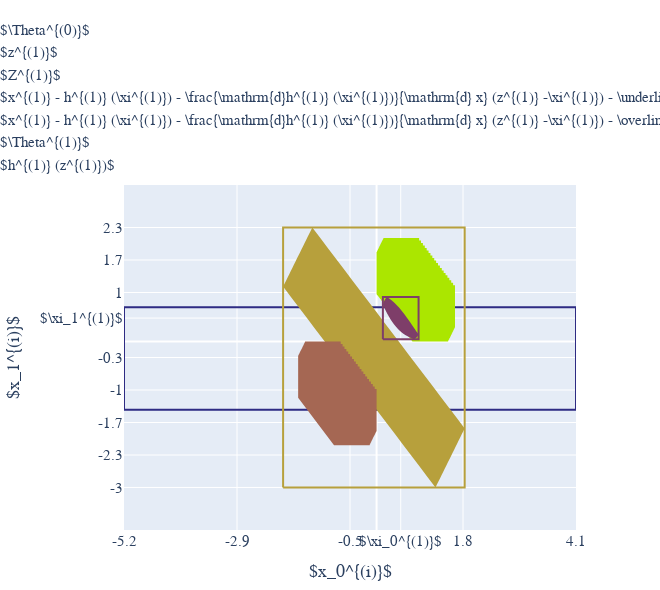

Notebook source saved alongside this figure:
### Markdown cell above
## Visualize Linear Inclusion with discretizations

### Code cell
fig_linear_inclusion = go.Figure()
fig_linear_inclusion.add_trace(
    go.Scatter(
        x=theta_0[0],
        y=theta_0[1],
        mode="lines",
        name=r"$\Theta^{(0)}$",
        marker_color=color_blind_seque[0],
    )
)
fig_linear_inclusion.add_trace(
    go.Scatter(
        x=z_1[0],
        y=z_1[1],
        mode="none",
        name=r"$z^{(1)}$",
        fill="toself",
        fillcolor=color_blind_seque[3],
    )
)
fig_linear_inclusion.add_trace(
    go.Scatter(
        x=(z_0_1.inf, z_0_1.inf, z_0_1.sup, z_0_1.sup, z_0_1.inf),
        y=(z_1_1.inf, z_1_1.sup, z_1_1.sup, z_1_1.inf, z_1_1.inf),
        mode="lines",
        name=r"$Z^{(1)}$",
        marker_color=color_blind_seque[3],
    )
)
fig_linear_inclusion.add_trace(
    go.Scatter(
        x=lower_linear_1[0],
        y=lower_linear_1[1],
        mode="none",
        name=(
            r"$x^{(1)} - h^{(1)} (\xi^{(1)}) - \frac{\mathrm{d}"
            r"h^{(1)} (\xi^{(1)})}{\mathrm{d} x} (z^{(1)} -"
            r"\xi^{(1)}) - \underline{r}^{(1)}$"
        ),
        fill="toself",
        fillcolor=color_blind_seque[4],
    )
)
fig_linear_inclusion.add_trace(
    go.Scatter(
        x=upper_linear_1[0],
        y=upper_linear_1[1],
        mode="none",
        name=(
            r"$x^{(1)} - h^{(1)} (\xi^{(1)}) - \frac{\mathrm{d}"
            r"h^{(1)} (\xi^{(1)})}{\mathrm{d} x} (z^{(1)} -"
            r"\xi^{(1)}) - \overline{r}^{(1)}$"
        ),
        fill="toself",
        fillcolor=color_blind_seque[2],
    )
)
fig_linear_inclusion.add_trace(
    go.Scatter(
        x=theta_1[0],
        y=theta_1[1],
        mode="lines",
        name=r"$\Theta^{(1)}$",
        marker_color=color_blind_seque[1],
    )
)
fig_linear_inclusion.add_trace(
    go.Scatter(
        x=h_of_z_1[0],
        y=h_of_z_1[1],
        mode="none",
        name=r"$h^{(1)} (z^{(1)})$",
        fill="toself",
        fillcolor=color_blind_seque[1],
    )
)
ytick_vals = np.linspace(z_1[1].min(), z_1[1].max(), 9)
ytick_labels = list(ytick_vals.round(1))
ytick_labels[len(ytick_vals[ytick_vals < xi_1_1]) - 1] = r"$\xi_1^{(1)}$"
ytick_vals[len(ytick_vals[ytick_vals < xi_1_1]) - 1] = xi_1_1
xtick_vals = np.linspace(theta_0[0].min(), theta_0[0].max(), 5)
xtick_vals = np.insert(xtick_vals, len(xtick_vals[xtick_vals < xi_0_1]) + 1, xi_0_1)
xtick_labels = list(xtick_vals.round(1))
xtick_labels[np.where(xtick_vals == xi_0_1)[0][0]] = r"$\xi_0^{(1)}$"
fig_linear_inclusion.update_layout(
    width=660,
    height=590,
    **shared_layout,
    xaxis_title="$x_0^{(i)}$",
    yaxis_title="$x_1^{(i)}$",
    legend=dict(
        yanchor="top",
        y=1.5,
        xanchor="center",
        x=0.5,
        **common_font,
    ),
    **common_tlr_margin_for_layout,
    **common_bottom_axis_title_margins,
)
fig_linear_inclusion.update_xaxes(
    range=[theta_0[0].min(), theta_0[0].max()],
    constrain="domain",
    tickvals=xtick_vals,
    ticktext=xtick_labels,
)
fig_linear_inclusion.update_yaxes(
    **shared_ratio, tickvals=ytick_vals, ticktext=ytick_labels
)
fig_linear_inclusion.show()

### Figure 1 — Plotly figure (JSON) as saved in the notebook; plotly's stock layout.template omitted (floating-point values rounded to 4 significant figures; data arrays with more than 128 entries replaced by an {"elided": "..."} marker saying what was removed)
{"data": [{"marker": {"color": "#2e2b83"}, "mode": "lines", "name": "$\\Theta^{(0)}$", "x": [-5.161, -5.161, 4.075, 4.075, -5.161], "y": [-1.394, 0.6987, 0.6987, -1.394, -1.394], "type": "scatter"}, {"fill": "toself", "fillcolor": "#b7a03c", "mode": "none", "name": "$z^{(1)}$", "x": [1.8, 1.768, 1.737, 1.706, 1.674, 1.643, 1.612, 1.58, 1.549, 1.517, 1.486, 1.455, 1.423, 1.392, 1.36, 1.329, 1.298, 1.266, 1.235, 1.204, 1.04, 0.8758, 0.712, 0.5481, 0.3842, 0.2204, 0.0565, -0.1074, -0.2712, -0.4351, -0.599, -0.7628, -0.9267, -1.091, -1.254, -1.418, -1.582, -1.746, -1.91, -1.879, -1.847, -1.816, -1.784, -1.753, -1.722, -1.69, -1.659, -1.627, -1.596, -1.565, -1.533, -1.502, -1.471, -1.439, -1.408, -1.376, -1.345, -1.314, -1.15, -0.9859, -0.822, -0.6581, -0.4943, -0.3304, -0.1665, -0.002663, 0.1612, 0.3251, 0.4889, 0.6528, 0.8167, 0.9805, 1.144, 1.308, 1.472, 1.636, 1.8], "y": [-1.774, -1.837, -1.901, -1.965, -2.028, -2.092, -2.155, -2.219, -2.282, -2.346, -2.409, -2.473, -2.537, -2.6, -2.664, -2.727, -2.791, -2.854, -2.918, -2.981, -2.765, -2.549, -2.333, -2.117, -1.901, -1.685, -1.47, -1.254, -1.038, -0.8215, -0.6055, -0.3895, -0.1735, 0.04249, 0.2585, 0.4745, 0.6905, 0.9065, 1.122, 1.186, 1.25, 1.313, 1.377, 1.44, 1.504, 1.567, 1.631, 1.695, 1.758, 1.822, 1.885, 1.949, 2.012, 2.076, 2.139, 2.203, 2.267, 2.33, 2.114, 1.898, 1.682, 1.466, 1.25, 1.034, 0.8181, 0.6021, 0.3861, 0.1701, -0.0459, -0.2619, -0.4779, -0.6939, -0.9099, -1.126, -1.342, -1.558, -1.774], "type": "scatter"}, {"marker": {"color": "#b7a03c"}, "mode": "lines", "name": "$Z^{(1)}$", "x": [-1.91, -1.91, 1.8, 1.8, -1.91], "y": [-2.981, 2.33, 2.33, -2.981, -2.981], "type": "scatter"}, {"fill": "toself", "fillcolor": "#abe600", "mode": "none", "name": "$x^{(1)} - h^{(1)} (\\xi^{(1)}) - \\frac{\\mathrm{d}h^{(1)} (\\xi^{(1)})}{\\mathrm{d} x} (z^{(1)} -\\xi^{(1)}) - \\underline{r}^{(1)}$", "x": {"elided": "5929 float values"}, "y": {"elided": "5929 float values"}, "type": "scatter"}, {"fill": "toself", "fillcolor": "#a56753", "mode": "none", "name": "$x^{(1)} - h^{(1)} (\\xi^{(1)}) - \\frac{\\mathrm{d}h^{(1)} (\\xi^{(1)})}{\\mathrm{d} x} (z^{(1)} -\\xi^{(1)}) - \\overline{r}^{(1)}$", "x": {"elided": "5929 float values"}, "y": {"elided": "5929 float values"}, "type": "scatter"}, {"marker": {"color": "#7e3e69"}, "mode": "lines", "name": "$\\Theta^{(1)}$", "x": [0.129, 0.129, 0.8581, 0.8581, 0.129], "y": [0.04827, 0.9113, 0.9113, 0.04827, 0.04827], "type": "scatter"}, {"fill": "toself", "fillcolor": "#7e3e69", "mode": "none", "name": "$h^{(1)} (z^{(1)})$", "x": [0.8581, 0.8543, 0.8503, 0.8463, 0.8422, 0.8379, 0.8336, 0.8292, 0.8247, 0.8202, 0.8155, 0.8107, 0.8059, 0.8009, 0.7958, 0.7907, 0.7855, 0.7801, 0.7747, 0.7692, 0.7388, 0.706, 0.6708, 0.6337, 0.5949, 0.5549, 0.5141, 0.4732, 0.4326, 0.3929, 0.3546, 0.318, 0.2836, 0.2515, 0.2219, 0.1949, 0.1705, 0.1485, 0.129, 0.1326, 0.1362, 0.1399, 0.1438, 0.1477, 0.1517, 0.1557, 0.1599, 0.1642, 0.1685, 0.173, 0.1775, 0.1821, 0.1869, 0.1917, 0.1966, 0.2016, 0.2067, 0.2119, 0.2405, 0.2717, 0.3053, 0.3412, 0.3789, 0.4181, 0.4585, 0.4993, 0.5402, 0.5806, 0.6199, 0.6576, 0.6935, 0.7272, 0.7585, 0.7872, 0.8134, 0.837, 0.8581], "y": [0.1451, 0.1374, 0.13, 0.123, 0.1163, 0.1099, 0.1038, 0.09808, 0.0926, 0.08739, 0.08245, 0.07777, 0.07333, 0.06913, 0.06515, 0.06138, 0.05782, 0.05446, 0.05127, 0.04827, 0.05922, 0.07246, 0.08839, 0.1074, 0.1299, 0.1564, 0.187, 0.2221, 0.2616, 0.3054, 0.3531, 0.4038, 0.4567, 0.5106, 0.5643, 0.6164, 0.6661, 0.7123, 0.7544, 0.766, 0.7772, 0.788, 0.7985, 0.8085, 0.8181, 0.8274, 0.8363, 0.8448, 0.853, 0.8608, 0.8682, 0.8753, 0.8821, 0.8885, 0.8947, 0.9005, 0.9061, 0.9113, 0.8923, 0.8697, 0.8432, 0.8125, 0.7773, 0.7377, 0.6938, 0.6461, 0.5953, 0.5424, 0.4885, 0.4349, 0.3827, 0.3332, 0.287, 0.2449, 0.2072, 0.1739, 0.1451], "type": "scatter"}], "layout": {"font": {"family": "Serif", "size": 15}, "legend": {"font": {"family": "Serif", "size": 15}, "yanchor": "top", "y": 1.5, "xanchor": "center", "x": 0.5}, "margin": {"t": 15, "l": 63, "r": 63, "b": 52}, "width": 660, "height": 590, "autosize": false, "showlegend": true, "xaxis": {"title": {"text": "$x_0^{(i)}$"}, "range": [-5.161, 4.075], "constrain": "domain", "tickvals": [-5.161, -2.852, -0.543, 1.766, 0.4936, 4.075], "ticktext": [-5.2, -2.9, -0.5, 1.8, "$\\xi_0^{(1)}$", 4.1]}, "yaxis": {"title": {"text": "$x_1^{(i)}$"}, "scaleanchor": "x", "scaleratio": 1, "tickvals": [-2.981, -2.318, -1.654, -0.9896, -0.3257, 0.4798, 1.002, 1.666, 2.33], "ticktext": [-3.0, -2.3, -1.7, -1.0, -0.3, "$\\xi_1^{(1)}$", 1.0, 1.7, 2.3]}}}
